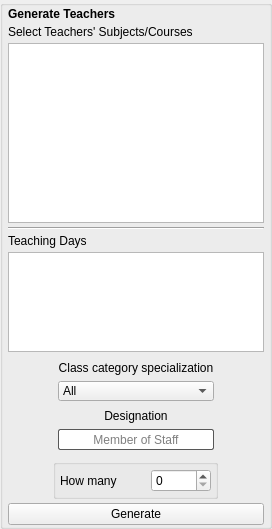
                                <widget class="QGroupBox" name="groupBox_36">
                                 <property name="maximumSize">
                                  <size>
                                   <width>16777215</width>
                                   <height>16777215</height>
                                  </size>
                                 </property>
                                 <property name="title">
                                  <string/>
                                 </property>
                                 <layout class="QVBoxLayout" name="verticalLayout_81">
                                  <property name="spacing">
                                   <number>4</number>
                                  </property>
                                  <property name="leftMargin">
                                   <number>5</number>
                                  </property>
                                  <property name="topMargin">
                                   <number>1</number>
                                  </property>
                                  <property name="rightMargin">
                                   <number>5</number>
                                  </property>
                                  <property name="bottomMargin">
                                   <number>1</number>
                                  </property>
                                  <item>
                                   <widget class="QLabel" name="gen_update_teacher_label">
                                    <property name="font">
                                     <font>
                                      <weight>75</weight>
                                      <bold>true</bold>
                                     </font>
                                    </property>
                                    <property name="text">
                                     <string>Generate Teachers</string>
                                    </property>
                                    <property name="wordWrap">
                                     <bool>true</bool>
                                    </property>
                                   </widget>
                                  </item>
                                  <item>
                                   <widget class="QLabel" name="label_109">
                                    <property name="text">
                                     <string>Select Teachers' Subjects/Courses</string>
                                    </property>
                                    <property name="wordWrap">
                                     <bool>true</bool>
                                    </property>
                                   </widget>
                                  </item>
                                  <item>
                                   <widget class="QListWidget" name="gen_teachers_courselist">
                                    <property name="minimumSize">
                                     <size>
                                      <width>0</width>
                                      <height>180</height>
                                     </size>
                                    </property>
                                    <property name="maximumSize">
                                     <size>
                                      <width>16777215</width>
                                      <height>180</height>
                                     </size>
                                    </property>
                                    <property name="styleSheet">
                                     <string notr="true"/>
                                    </property>
                                   </widget>
                                  </item>
                                  <item>
                                   <widget class="Line" name="line">
                                    <property name="styleSheet">
                                     <string notr="true"/>
                                    </property>
                                    <property name="orientation">
                                     <enum>Qt::Horizontal</enum>
                                    </property>
                                   </widget>
                                  </item>
                                  <item>
                                   <widget class="QLabel" name="label_124">
                                    <property name="text">
                                     <string>Teaching Days</string>
                                    </property>
                                   </widget>
                                  </item>
                                  <item>
                                   <widget class="QListWidget" name="gen_teachers_days_listwidget">
                                    <property name="minimumSize">
                                     <size>
                                      <width>0</width>
                                      <height>100</height>
                                     </size>
                                    </property>
                                    <property name="maximumSize">
                                     <size>
                                      <width>16777215</width>
                                      <height>100</height>
                                     </size>
                                    </property>
                                   </widget>
                                  </item>
                                  <item alignment="Qt::AlignHCenter">
                                   <widget class="QFrame" name="frame_11">
                                    <property name="maximumSize">
                                     <size>
                                      <width>175</width>
                                      <height>16777215</height>
                                     </size>
                                    </property>
                                    <layout class="QVBoxLayout" name="verticalLayout_48">
                                     <property name="spacing">
                                      <number>4</number>
                                     </property>
                                     <property name="leftMargin">
                                      <number>2</number>
                                     </property>
                                     <property name="topMargin">
                                      <number>3</number>
                                     </property>
                                     <property name="rightMargin">
                                      <number>2</number>
                                     </property>
                                     <property name="bottomMargin">
                                      <number>3</number>
                                     </property>
                                     <item>
                                      <widget class="QFrame" name="frame_17">
                                       <property name="toolTip">
                                        <string>&lt;html&gt;&lt;head/&gt;&lt;body&gt;&lt;p&gt;Which class categories can this teacher teach across.&lt;/p&gt;&lt;/body&gt;&lt;/html&gt;</string>
                                       </property>
                                       <layout class="QVBoxLayout" name="verticalLayout_87">
                                        <property name="leftMargin">
                                         <number>2</number>
                                        </property>
                                        <property name="topMargin">
                                         <number>2</number>
                                        </property>
                                        <property name="rightMargin">
                                         <number>2</number>
                                        </property>
                                        <property name="bottomMargin">
                                         <number>2</number>
                                        </property>
                                        <item>
                                         <widget class="QLabel" name="label_5">
                                          <property name="text">
                                           <string>Class category specialization</string>
                                          </property>
                                          <property name="alignment">
                                           <set>Qt::AlignCenter</set>
                                          </property>
                                          <property name="wordWrap">
                                           <bool>true</bool>
                                          </property>
                                         </widget>
                                        </item>
                                        <item>
                                         <widget class="QComboBox" name="specialty_combobox">
                                          <property name="maximumSize">
                                           <size>
                                            <width>16777215</width>
                                            <height>20</height>
                                           </size>
                                          </property>
                                          <item>
                                           <property name="text">
                                            <string>All</string>
                                           </property>
                                          </item>
                                         </widget>
                                        </item>
                                       </layout>
                                      </widget>
                                     </item>
                                     <item alignment="Qt::AlignHCenter">
                                      <widget class="QFrame" name="frame_35">
                                       <property name="minimumSize">
                                        <size>
                                         <width>160</width>
                                         <height>0</height>
                                        </size>
                                       </property>
                                       <property name="maximumSize">
                                        <size>
                                         <width>160</width>
                                         <height>45</height>
                                        </size>
                                       </property>
                                       <property name="toolTip">
                                        <string>&lt;html&gt;&lt;head/&gt;&lt;body&gt;&lt;p&gt;Specify what teachers to be generated should be called. The de-facto designation is &amp;quot;Member of staff&amp;quot;.&lt;/p&gt;&lt;/body&gt;&lt;/html&gt;</string>
                                       </property>
                                       <layout class="QVBoxLayout" name="verticalLayout_88">
                                        <property name="leftMargin">
                                         <number>2</number>
                                        </property>
                                        <property name="topMargin">
                                         <number>2</number>
                                        </property>
                                        <property name="rightMargin">
                                         <number>2</number>
                                        </property>
                                        <property name="bottomMargin">
                                         <number>2</number>
                                        </property>
                                        <item>
                                         <widget class="QLabel" name="label_61">
                                          <property name="text">
                                           <string>Designation</string>
                                          </property>
                                          <property name="alignment">
                                           <set>Qt::AlignCenter</set>
                                          </property>
                                          <property name="wordWrap">
                                           <bool>true</bool>
                                          </property>
                                         </widget>
                                        </item>
                                        <item>
                                         <widget class="QLineEdit" name="designation_lineedit">
                                          <property name="styleSheet">
                                           <string notr="true">border-radius:2px;
border: 0.9px solid #575757;
padding:2px;</string>
                                          </property>
                                          <property name="alignment">
                                           <set>Qt::AlignCenter</set>
                                          </property>
                                          <property name="placeholderText">
                                           <string>Member of Staff</string>
                                          </property>
                                         </widget>
                                        </item>
                                       </layout>
                                      </widget>
                                     </item>
                                    </layout>
                                   </widget>
                                  </item>
                                  <item alignment="Qt::AlignHCenter">
                                   <widget class="QGroupBox" name="gen_teacher_freq_gbox">
                                    <property name="minimumSize">
                                     <size>
                                      <width>165</width>
                                      <height>0</height>
                                     </size>
                                    </property>
                                    <property name="maximumSize">
                                     <size>
                                      <width>165</width>
                                      <height>16777215</height>
                                     </size>
                                    </property>
                                    <property name="title">
                                     <string/>
                                    </property>
                                    <layout class="QHBoxLayout" name="horizontalLayout_46">
                                     <property name="leftMargin">
                                      <number>4</number>
                                     </property>
                                     <property name="topMargin">
                                      <number>4</number>
                                     </property>
                                     <property name="rightMargin">
                                      <number>4</number>
                                     </property>
                                     <property name="bottomMargin">
                                      <number>4</number>
                                     </property>
                                     <item>
                                      <widget class="QLabel" name="label_125">
                                       <property name="text">
                                        <string>How many</string>
                                       </property>
                                      </widget>
                                     </item>
                                     <item>
                                      <widget class="QSpinBox" name="gen_teachers_spinbox">
                                       <property name="maximumSize">
                                        <size>
                                         <width>60</width>
                                         <height>16777215</height>
                                        </size>
                                       </property>
                                       <property name="maximum">
                                        <number>200</number>
                                       </property>
                                      </widget>
                                     </item>
                                    </layout>
                                   </widget>
                                  </item>
                                  <item>
                                   <widget class="QPushButton" name="gen_teachers_btn">
                                    <property name="text">
                                     <string>Generate</string>
                                    </property>
                                   </widget>
                                  </item>
                                 </layout>
                                </widget>
